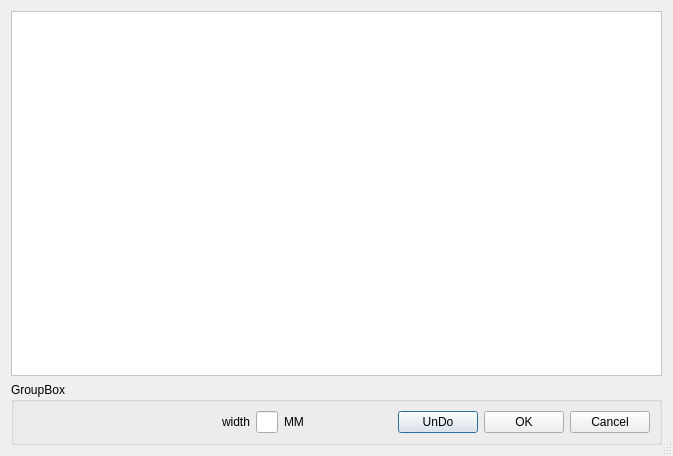
<?xml version="1.0" encoding="UTF-8"?>
<ui version="4.0">
 <class>SigalDialog</class>
 <widget class="QDialog" name="SigalDialog">
  <property name="windowModality">
   <enum>Qt::NonModal</enum>
  </property>
  <property name="geometry">
   <rect>
    <x>0</x>
    <y>0</y>
    <width>673</width>
    <height>456</height>
   </rect>
  </property>
  <property name="windowTitle">
   <string>Dialog</string>
  </property>
  <property name="sizeGripEnabled">
   <bool>true</bool>
  </property>
  <layout class="QVBoxLayout" name="verticalLayout" stretch="9,1">
   <item>
    <widget class="QScrollArea" name="scrollArea">
     <property name="styleSheet">
      <string notr="true">background-color: rgb(255, 255, 255);</string>
     </property>
     <property name="widgetResizable">
      <bool>true</bool>
     </property>
     <widget class="QWidget" name="scrollAreaWidgetContents">
      <property name="geometry">
       <rect>
        <x>0</x>
        <y>0</y>
        <width>653</width>
        <height>375</height>
       </rect>
      </property>
      <layout class="QHBoxLayout" name="horizontalLayout_2">
       <item alignment="Qt::AlignHCenter|Qt::AlignVCenter">
        <widget class="QWidget" name="ImageContainer" native="true"/>
       </item>
      </layout>
     </widget>
    </widget>
   </item>
   <item>
    <widget class="QGroupBox" name="groupBox">
     <property name="title">
      <string>GroupBox</string>
     </property>
     <layout class="QHBoxLayout" name="horizontalLayout" stretch="18,1,1,1,8,3,3,3">
      <item>
       <spacer name="horizontalSpacer">
        <property name="orientation">
         <enum>Qt::Horizontal</enum>
        </property>
        <property name="sizeHint" stdset="0">
         <size>
          <width>40</width>
          <height>20</height>
         </size>
        </property>
       </spacer>
      </item>
      <item>
       <widget class="QLabel" name="label">
        <property name="text">
         <string>width</string>
        </property>
       </widget>
      </item>
      <item>
       <widget class="QLineEdit" name="lineEdit"/>
      </item>
      <item>
       <widget class="QLabel" name="label_2">
        <property name="text">
         <string>MM</string>
        </property>
       </widget>
      </item>
      <item>
       <spacer name="horizontalSpacer_2">
        <property name="orientation">
         <enum>Qt::Horizontal</enum>
        </property>
        <property name="sizeHint" stdset="0">
         <size>
          <width>40</width>
          <height>20</height>
         </size>
        </property>
       </spacer>
      </item>
      <item>
       <widget class="QPushButton" name="undoBut">
        <property name="text">
         <string>UnDo</string>
        </property>
       </widget>
      </item>
      <item>
       <widget class="QPushButton" name="okBut">
        <property name="text">
         <string>OK</string>
        </property>
       </widget>
      </item>
      <item>
       <widget class="QPushButton" name="cancelBut">
        <property name="text">
         <string>Cancel</string>
        </property>
       </widget>
      </item>
     </layout>
    </widget>
   </item>
  </layout>
 </widget>
 <resources/>
 <connections/>
</ui>
